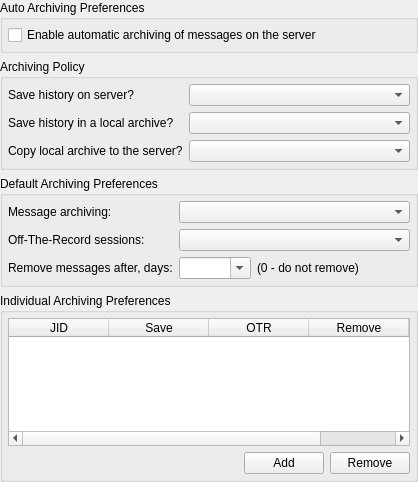
<?xml version="1.0" encoding="UTF-8"?>
<ui version="4.0">
 <class>ArchiveOptionsClass</class>
 <widget class="QWidget" name="ArchiveOptionsClass">
  <property name="geometry">
   <rect>
    <x>0</x>
    <y>0</y>
    <width>418</width>
    <height>482</height>
   </rect>
  </property>
  <layout class="QVBoxLayout" name="verticalLayout">
   <property name="margin">
    <number>0</number>
   </property>
   <item>
    <widget class="QGroupBox" name="grbAuto">
     <property name="title">
      <string>Auto Archiving Preferences</string>
     </property>
     <layout class="QHBoxLayout" name="horizontalLayout_3">
      <property name="margin">
       <number>5</number>
      </property>
      <item>
       <widget class="QCheckBox" name="chbAutoSave">
        <property name="text">
         <string>Enable automatic archiving of messages on the server</string>
        </property>
       </widget>
      </item>
     </layout>
    </widget>
   </item>
   <item>
    <widget class="QGroupBox" name="grbMethod">
     <property name="title">
      <string>Archiving Policy</string>
     </property>
     <layout class="QGridLayout" name="gridLayout">
      <property name="margin">
       <number>5</number>
      </property>
      <item row="0" column="0">
       <widget class="QLabel" name="lblMethodAuto">
        <property name="text">
         <string>Save history on server?</string>
        </property>
        <property name="textFormat">
         <enum>Qt::PlainText</enum>
        </property>
        <property name="buddy">
         <cstring>cmbMethodAuto</cstring>
        </property>
       </widget>
      </item>
      <item row="0" column="1">
       <widget class="QComboBox" name="cmbMethodAuto">
        <property name="sizePolicy">
         <sizepolicy hsizetype="Expanding" vsizetype="Fixed">
          <horstretch>0</horstretch>
          <verstretch>0</verstretch>
         </sizepolicy>
        </property>
       </widget>
      </item>
      <item row="1" column="0">
       <widget class="QLabel" name="lblMethodLocal">
        <property name="text">
         <string>Save history in a local archive?</string>
        </property>
        <property name="textFormat">
         <enum>Qt::PlainText</enum>
        </property>
        <property name="buddy">
         <cstring>cmbMethodLocal</cstring>
        </property>
       </widget>
      </item>
      <item row="1" column="1">
       <widget class="QComboBox" name="cmbMethodLocal">
        <property name="sizePolicy">
         <sizepolicy hsizetype="Expanding" vsizetype="Fixed">
          <horstretch>0</horstretch>
          <verstretch>0</verstretch>
         </sizepolicy>
        </property>
       </widget>
      </item>
      <item row="2" column="0">
       <widget class="QLabel" name="lblMethodManual">
        <property name="text">
         <string>Copy local archive to the server?</string>
        </property>
        <property name="textFormat">
         <enum>Qt::PlainText</enum>
        </property>
        <property name="buddy">
         <cstring>cmbMethodManual</cstring>
        </property>
       </widget>
      </item>
      <item row="2" column="1">
       <widget class="QComboBox" name="cmbMethodManual">
        <property name="sizePolicy">
         <sizepolicy hsizetype="Expanding" vsizetype="Fixed">
          <horstretch>0</horstretch>
          <verstretch>0</verstretch>
         </sizepolicy>
        </property>
       </widget>
      </item>
     </layout>
    </widget>
   </item>
   <item>
    <widget class="QGroupBox" name="grbDefault">
     <property name="title">
      <string>Default Archiving Preferences</string>
     </property>
     <layout class="QGridLayout" name="gridLayout_2">
      <property name="margin">
       <number>5</number>
      </property>
      <item row="0" column="0">
       <widget class="QLabel" name="lblModeSave">
        <property name="text">
         <string>Message archiving:</string>
        </property>
        <property name="textFormat">
         <enum>Qt::PlainText</enum>
        </property>
        <property name="buddy">
         <cstring>cmbModeSave</cstring>
        </property>
       </widget>
      </item>
      <item row="0" column="1">
       <widget class="QComboBox" name="cmbModeSave">
        <property name="sizePolicy">
         <sizepolicy hsizetype="Expanding" vsizetype="Fixed">
          <horstretch>0</horstretch>
          <verstretch>0</verstretch>
         </sizepolicy>
        </property>
       </widget>
      </item>
      <item row="1" column="0">
       <widget class="QLabel" name="lblModeOTR">
        <property name="text">
         <string>Off-The-Record sessions:</string>
        </property>
        <property name="textFormat">
         <enum>Qt::PlainText</enum>
        </property>
        <property name="buddy">
         <cstring>cmbModeOTR</cstring>
        </property>
       </widget>
      </item>
      <item row="1" column="1">
       <widget class="QComboBox" name="cmbModeOTR">
        <property name="sizePolicy">
         <sizepolicy hsizetype="Expanding" vsizetype="Fixed">
          <horstretch>0</horstretch>
          <verstretch>0</verstretch>
         </sizepolicy>
        </property>
       </widget>
      </item>
      <item row="2" column="0">
       <widget class="QLabel" name="lblExpireTime">
        <property name="text">
         <string>Remove messages after, days:</string>
        </property>
        <property name="textFormat">
         <enum>Qt::PlainText</enum>
        </property>
        <property name="buddy">
         <cstring>cmbExpireTime</cstring>
        </property>
       </widget>
      </item>
      <item row="2" column="1">
       <layout class="QHBoxLayout" name="horizontalLayout_2">
        <item>
         <widget class="QComboBox" name="cmbExpireTime">
          <property name="editable">
           <bool>true</bool>
          </property>
          <property name="sizeAdjustPolicy">
           <enum>QComboBox::AdjustToContents</enum>
          </property>
         </widget>
        </item>
        <item>
         <widget class="QLabel" name="lblExpireTimeHint">
          <property name="text">
           <string>(0 - do not remove)</string>
          </property>
          <property name="textFormat">
           <enum>Qt::PlainText</enum>
          </property>
         </widget>
        </item>
        <item>
         <spacer name="horizontalSpacer_2">
          <property name="orientation">
           <enum>Qt::Horizontal</enum>
          </property>
          <property name="sizeHint" stdset="0">
           <size>
            <width>40</width>
            <height>20</height>
           </size>
          </property>
         </spacer>
        </item>
       </layout>
      </item>
     </layout>
    </widget>
   </item>
   <item>
    <widget class="QGroupBox" name="grbIndividual">
     <property name="title">
      <string>Individual Archiving Preferences</string>
     </property>
     <layout class="QVBoxLayout">
      <property name="margin">
       <number>5</number>
      </property>
      <item>
       <widget class="QTableWidget" name="tbwItemPrefs">
        <property name="alternatingRowColors">
         <bool>true</bool>
        </property>
        <property name="selectionBehavior">
         <enum>QAbstractItemView::SelectRows</enum>
        </property>
        <property name="sortingEnabled">
         <bool>true</bool>
        </property>
        <property name="columnCount">
         <number>5</number>
        </property>
        <attribute name="horizontalHeaderHighlightSections">
         <bool>false</bool>
        </attribute>
        <attribute name="verticalHeaderVisible">
         <bool>false</bool>
        </attribute>
        <column>
         <property name="text">
          <string>JID</string>
         </property>
         <property name="toolTip">
          <string>Contact identifier</string>
         </property>
        </column>
        <column>
         <property name="text">
          <string>Save</string>
         </property>
         <property name="toolTip">
          <string>Message archiving</string>
         </property>
         <property name="textAlignment">
          <set>AlignHCenter|AlignVCenter|AlignCenter</set>
         </property>
        </column>
        <column>
         <property name="text">
          <string>OTR</string>
         </property>
         <property name="toolTip">
          <string>Off-The-Record sessions </string>
         </property>
         <property name="textAlignment">
          <set>AlignHCenter|AlignVCenter|AlignCenter</set>
         </property>
        </column>
        <column>
         <property name="text">
          <string>Remove</string>
         </property>
         <property name="toolTip">
          <string>Remove messages after, days</string>
         </property>
         <property name="textAlignment">
          <set>AlignHCenter|AlignVCenter|AlignCenter</set>
         </property>
        </column>
        <column>
         <property name="text">
          <string>Exact</string>
         </property>
         <property name="toolTip">
          <string>Settings are applied to contact which JID is exactly matches</string>
         </property>
         <property name="textAlignment">
          <set>AlignHCenter|AlignVCenter|AlignCenter</set>
         </property>
        </column>
       </widget>
      </item>
      <item>
       <layout class="QHBoxLayout" name="horizontalLayout">
        <item>
         <widget class="QLabel" name="lblStatus">
          <property name="sizePolicy">
           <sizepolicy hsizetype="Expanding" vsizetype="Preferred">
            <horstretch>0</horstretch>
            <verstretch>0</verstretch>
           </sizepolicy>
          </property>
          <property name="textFormat">
           <enum>Qt::PlainText</enum>
          </property>
          <property name="wordWrap">
           <bool>true</bool>
          </property>
         </widget>
        </item>
        <item>
         <widget class="QPushButton" name="pbtAdd">
          <property name="text">
           <string>Add</string>
          </property>
         </widget>
        </item>
        <item>
         <widget class="QPushButton" name="pbtRemove">
          <property name="text">
           <string>Remove</string>
          </property>
         </widget>
        </item>
       </layout>
      </item>
     </layout>
    </widget>
   </item>
  </layout>
 </widget>
 <layoutdefault spacing="6" margin="11"/>
 <tabstops>
  <tabstop>chbAutoSave</tabstop>
  <tabstop>cmbMethodAuto</tabstop>
  <tabstop>cmbMethodLocal</tabstop>
  <tabstop>cmbMethodManual</tabstop>
  <tabstop>cmbModeSave</tabstop>
  <tabstop>cmbModeOTR</tabstop>
  <tabstop>cmbExpireTime</tabstop>
  <tabstop>tbwItemPrefs</tabstop>
  <tabstop>pbtAdd</tabstop>
  <tabstop>pbtRemove</tabstop>
 </tabstops>
 <resources/>
 <connections/>
</ui>
